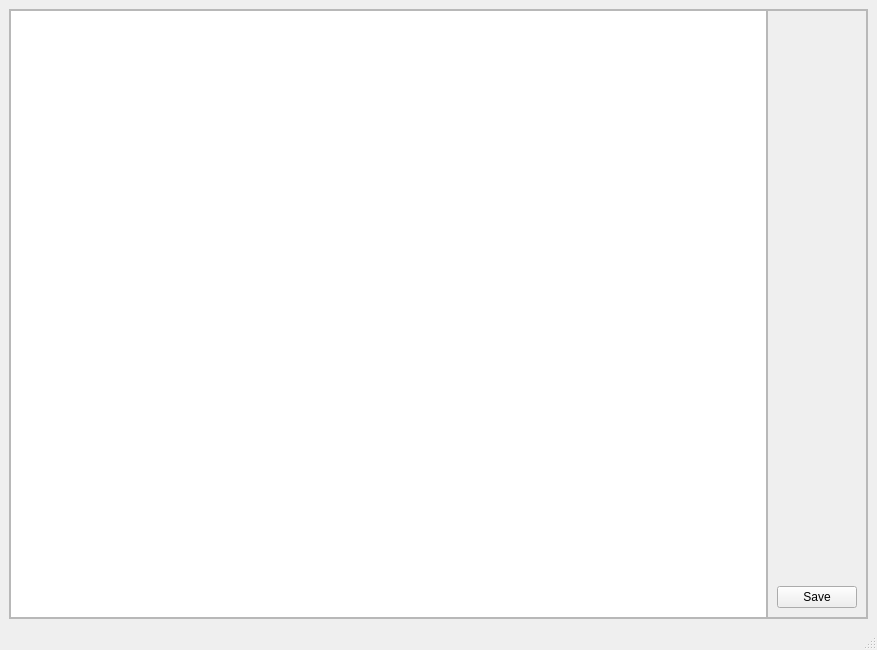
<?xml version="1.0" encoding="UTF-8"?>
<ui version="4.0">
 <class>ResEditRateWindow</class>
 <widget class="QMainWindow" name="ResEditRateWindow">
  <property name="geometry">
   <rect>
    <x>0</x>
    <y>0</y>
    <width>877</width>
    <height>650</height>
   </rect>
  </property>
  <property name="windowTitle">
   <string>Rates</string>
  </property>
  <widget class="QWidget" name="centralwidget">
   <layout class="QVBoxLayout" name="verticalLayout">
    <item>
     <widget class="QFrame" name="frame">
      <property name="frameShape">
       <enum>QFrame::StyledPanel</enum>
      </property>
      <property name="frameShadow">
       <enum>QFrame::Plain</enum>
      </property>
      <layout class="QHBoxLayout" name="horizontalLayout">
       <property name="spacing">
        <number>0</number>
       </property>
       <property name="leftMargin">
        <number>0</number>
       </property>
       <property name="topMargin">
        <number>0</number>
       </property>
       <property name="rightMargin">
        <number>0</number>
       </property>
       <property name="bottomMargin">
        <number>0</number>
       </property>
       <item>
        <widget class="QTableWidget" name="editRate_tWidget"/>
       </item>
       <item>
        <widget class="QFrame" name="frame_2">
         <property name="frameShape">
          <enum>QFrame::StyledPanel</enum>
         </property>
         <property name="frameShadow">
          <enum>QFrame::Raised</enum>
         </property>
         <layout class="QVBoxLayout" name="verticalLayout_2">
          <item>
           <spacer name="verticalSpacer">
            <property name="orientation">
             <enum>Qt::Vertical</enum>
            </property>
            <property name="sizeHint" stdset="0">
             <size>
              <width>20</width>
              <height>40</height>
             </size>
            </property>
           </spacer>
          </item>
          <item>
           <widget class="QPushButton" name="save_btn">
            <property name="text">
             <string>Save</string>
            </property>
           </widget>
          </item>
         </layout>
        </widget>
       </item>
      </layout>
     </widget>
    </item>
   </layout>
  </widget>
  <widget class="QMenuBar" name="menubar">
   <property name="geometry">
    <rect>
     <x>0</x>
     <y>0</y>
     <width>877</width>
     <height>22</height>
    </rect>
   </property>
  </widget>
  <widget class="QStatusBar" name="statusbar"/>
 </widget>
 <resources/>
 <connections/>
</ui>
